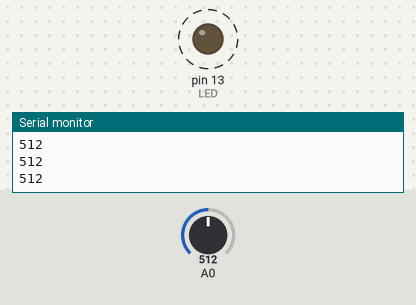
Bench run of a sketch on a simulated Arduino Uno, built with avr-gcc and run on an emulated ATmega328P. Parts: output pins drawn as LEDs (lit = HIGH), the last lines printed to the serial monitor. Dashed ring = blinking. The test bench sets the inputs (shaded band); at power-on: A0 = 512.

Above: at 1.2 s.
1.3 s: A0 set to 0
At 2.1 s:
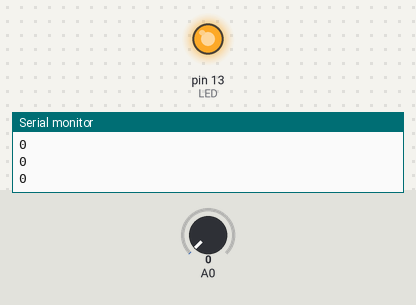
2.9 s: A0 set to 18
5.9 s: A0 set to 24
At 6.38 s:
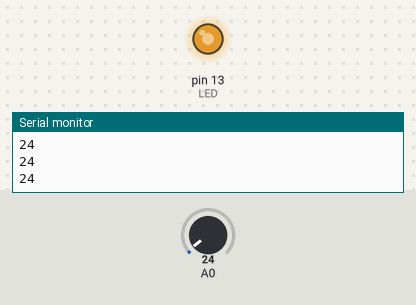
Timing chart, 0 to 14.9 s (numbered marks = the images above; inputs shaded):
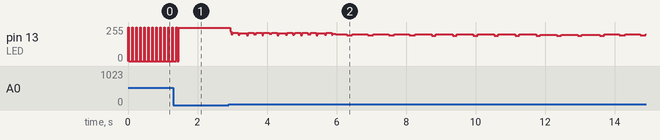

Measured:
- the behaviour switches between 20 and 21 on A0 (found by bisection; images 1 and 2)

The sketch:

Potentiometre.ino
```cpp
#define LED 13

int lum = 15;
int blink = 20;

void setup() {
Serial.begin(9600);
pinMode(LED, OUTPUT);
}

void loop() {

int value = analogRead(A0);
Serial.println(value);

lum = map(value, 0, 1023, 0, 20);
blink = map(value, 0, 1023, 0, 200);

digitalWrite(LED, HIGH);
delay(15);
digitalWrite(LED, LOW);
delay(blink - 0);
}
```
